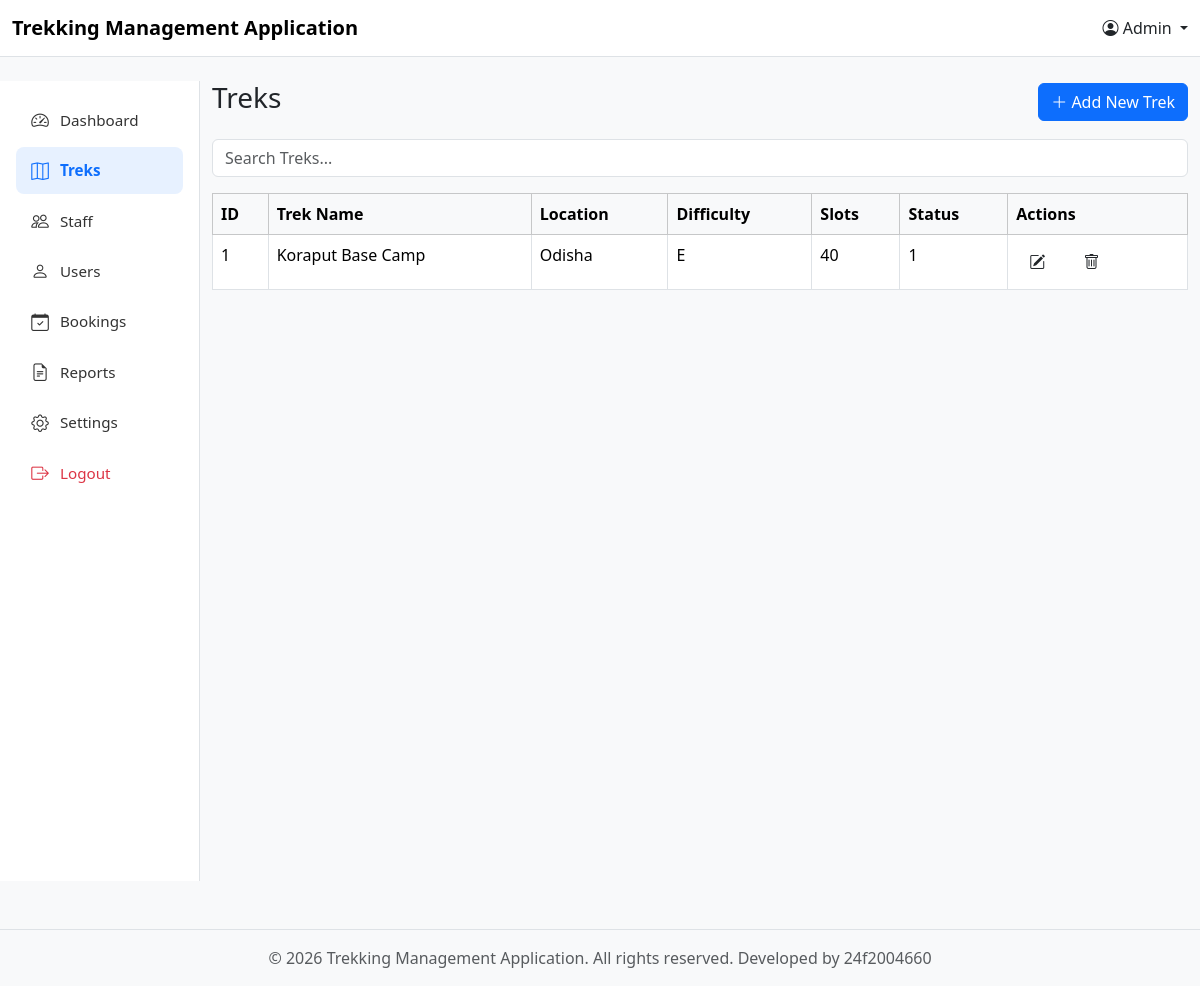
Before: /manage_treks with the older database file.
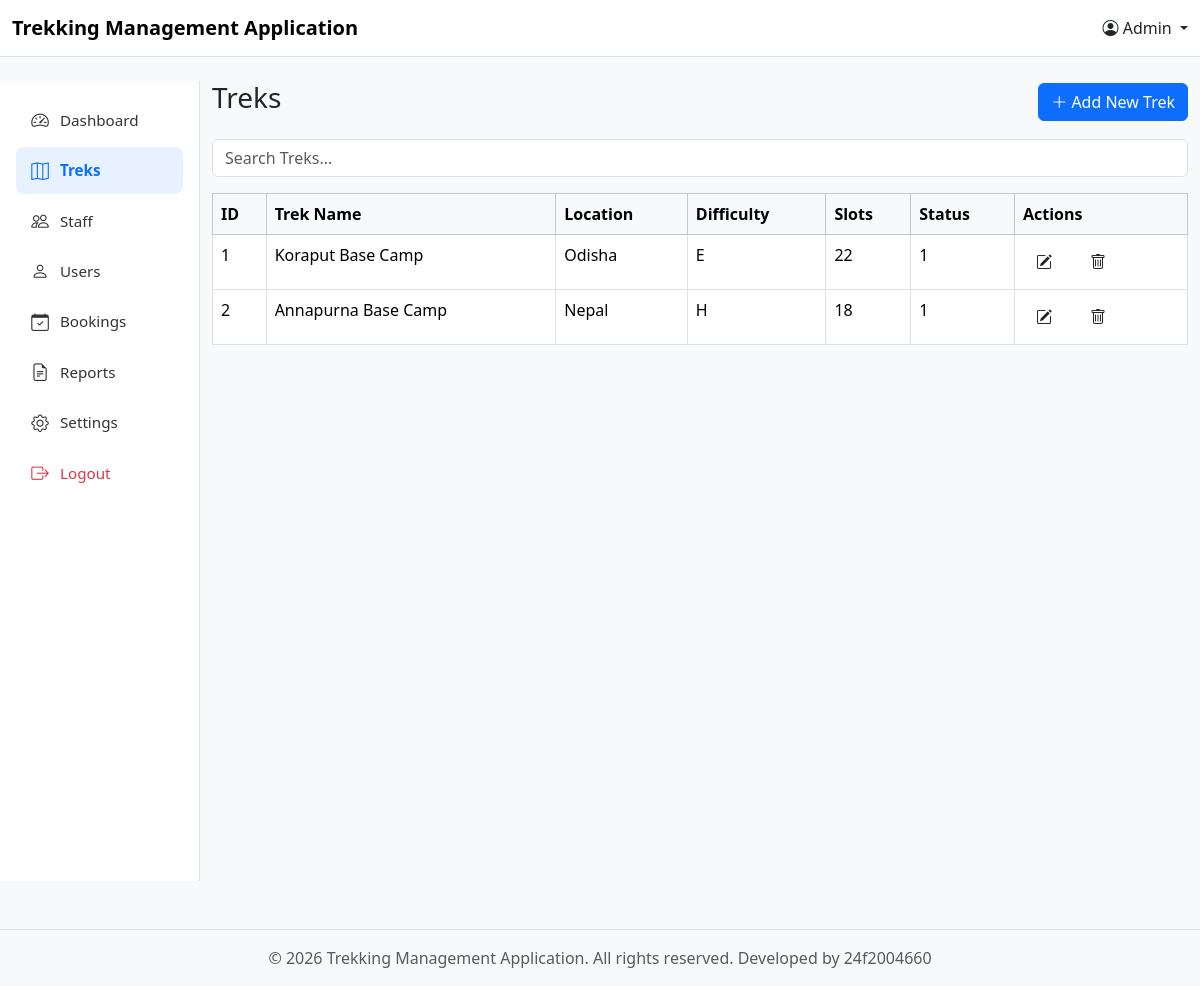
After: the same page with the newer database file.
### models.py (models this page shows)
class Trek(db.Model):
    __tablename__ = 'trek'
    trek_id = db.Column(db.Integer, primary_key=True)
    t_name = db.Column(db.String(120), nullable=False)
    location = db.Column(db.String(120), nullable=False)
    diff = db.Column(db.String(1))  # E/M/H
    duration = db.Column(db.Integer)
    avl_slots = db.Column(db.Integer, nullable=False)
    assign_s_id = db.Column(db.Integer, db.ForeignKey('staff_profile.staff_id'), nullable=False)
    status = db.Column(db.String(20), default='Pending')  # Pending/Approved/Open/Close/Completed
    start_date = db.Column(db.Date)
    end_date = db.Column(db.Date)
    description = db.Column(db.String(500))
    bookings = db.relationship('Booking', backref='trek')

### controller.py (the view)
@app.route("/manage_treks")
def admin_manage_treks():
    treks = db.session.query(Trek).filter().all()
    return render_template("Admin_templates/admin_manage_treks.html", treks=treks)

### templates/Admin_templates/admin_manage_treks.html
{% extends "base.html" %}
{% set current_user = 'Admin' %}
{% block content %}
        <div class="row">
            {% set current_page = 'treks' %}
            {% include "Admin_templates/components/admin_menu.html" %}
            <div class="col-md-10">
                <div class="d-flex justify-content-between align-items-center mb-3">
                    <h3>Treks</h3>
                    <a href="{{ url_for('admin_add_new_trek') }}" class="btn btn-primary">
                        <i class="bi bi-plus-lg"></i> Add New Trek
                    </a>
                </div>
                <div class="mb-3">
                    <input type="text" class="form-control" placeholder="Search Treks...">
                </div>
                <table class="table table-bordered table-hover bg-white">
                    <thead class="table-light">
                        <tr>
                            <th>ID</th>
                            <th>Trek Name</th>
                            <th>Location</th>
                            <th>Difficulty</th>
                            <th>Slots</th>
                            <th>Status</th>
                            <th>Actions</th>
                        </tr>
                    </thead>
                    <tbody>
                        {% for trek in treks %}
                        <tr>
                            <td>{{ trek.trek_id }}</td>
                            <td>{{ trek.t_name }}</td>
                            <td>{{ trek.location }}</td>
                            <td>{{ trek.diff }}</td>
                            <td>{{ trek.avl_slots }}</td>
                            <td>{{ trek.status }}</td>
                            <td>
                                <a href="/edit_trek?trek_id={{ trek.trek_id }}" class="btn" >
                                    <i class="bi bi-pencil-square me-2"></i>
                                </a>
                                <a href="#" class="btn">
                                    <i class="bi bi-trash"></i>
                                </a>
                            </td>
                        </tr>
                        {% endfor %}
                    </tbody>
                </table>
            </div>
        </div>
{% endblock %}

Changed rows visible on the page:
changed Trek "Koraput Base Camp": avl_slots "40" → "22"
added Trek: trek_id "2", t_name "Annapurna Base Camp", location "Nepal", diff "H", avl_slots "18", status "1"
